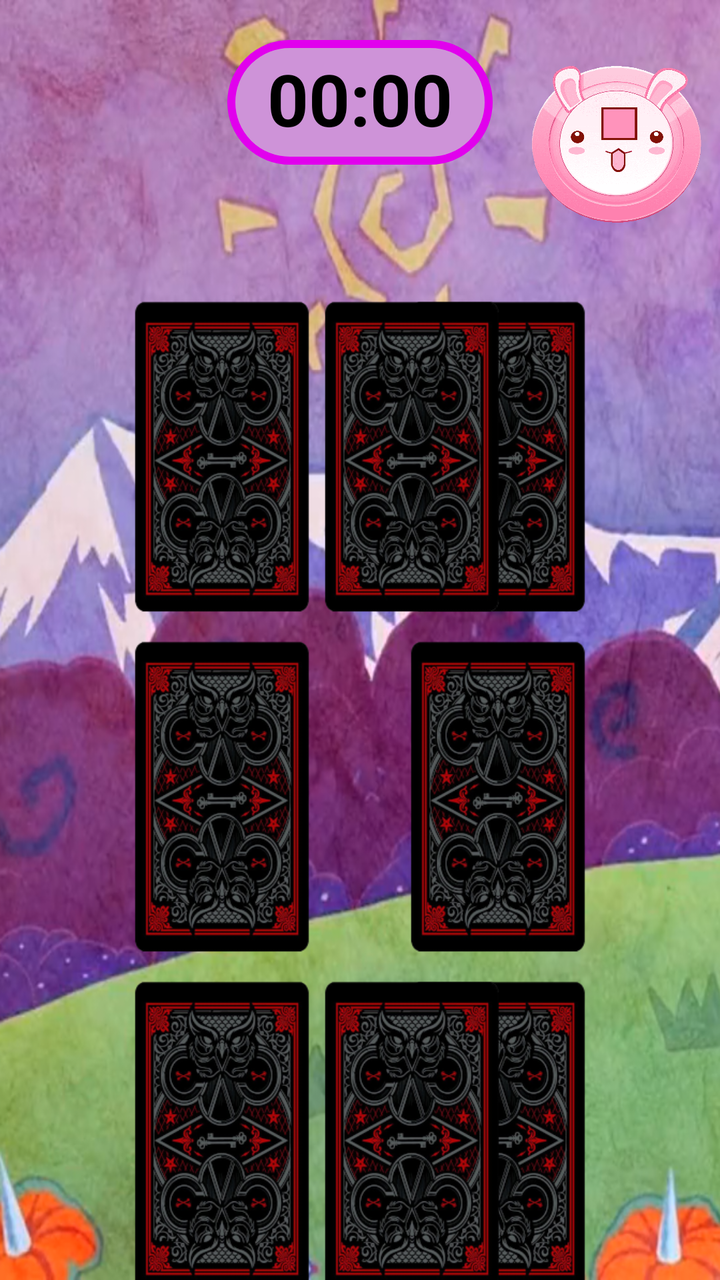
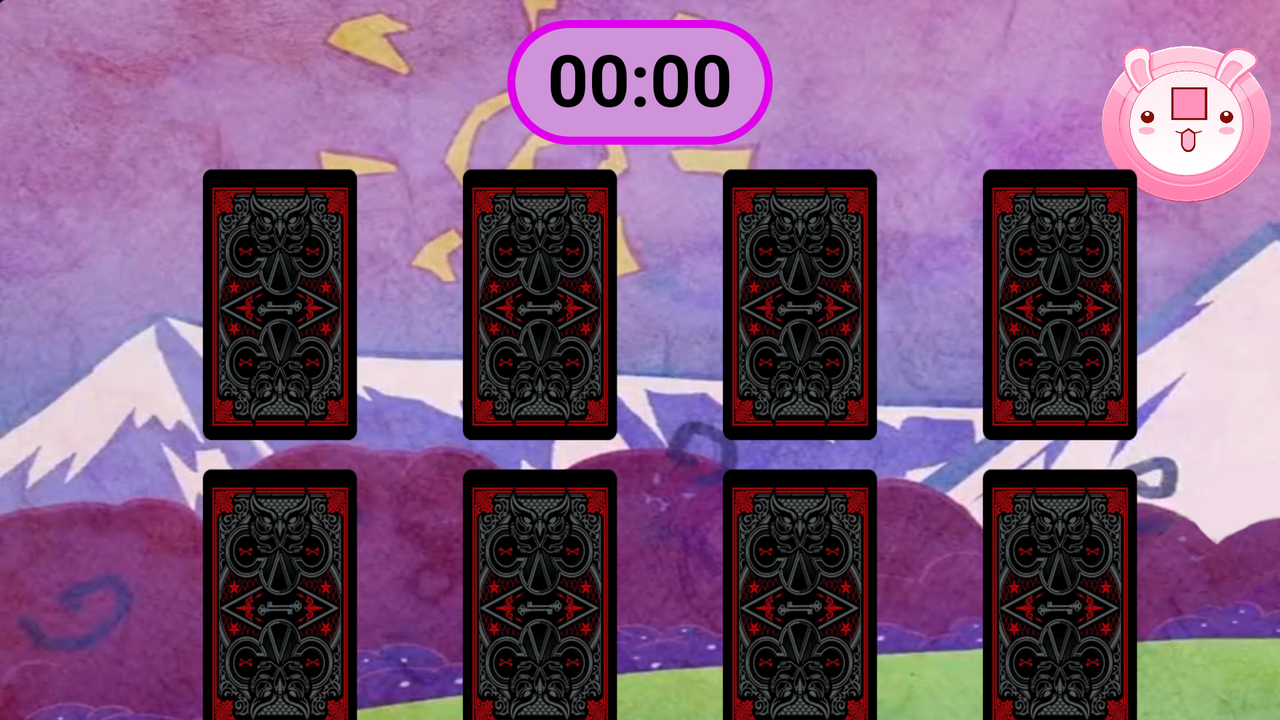

An Android layout and its configuration variant, each rendered on a device that would load it. The default file and the variant file are quoted in full after the pictures.
<!-- AndroidManifest.xml: application theme Theme.SlimeCards -->
<!-- res/layout/activity_medium_game.xml -->
<?xml version = "1.0" encoding = "utf-8"?>
<androidx.constraintlayout.widget.ConstraintLayout

    xmlns:android = "http://schemas.android.com/apk/res/android"
    xmlns:app = "http://schemas.android.com/apk/res-auto"
    xmlns:tools = "http://schemas.android.com/tools"
    tools:context = ".MediumGameActivity"

    android:layout_width = "match_parent"
    android:layout_height = "match_parent"

    android:background = "@drawable/background_game_easy">


    <ImageView
        android:id = "@+id/stopTimeMedium"
        android:layout_width = "100dp"
        android:layout_height = "100dp"

        android:background = "@drawable/chronos_stop"
        android:contentDescription = "@string/description.stop_time"

        app:layout_constraintTop_toTopOf = "parent"
        android:layout_marginTop = "20dp"
        app:layout_constraintStart_toEndOf = "@+id/chronometerMediumLayout"
        android:layout_marginStart = "10dp"
        app:layout_constraintEnd_toEndOf = "parent"/>


    <ImageView
        android:id = "@+id/firstCardMediumFront"
        android:layout_width = "90dp"
        android:layout_height = "160dp"

        android:alpha = "0"

        android:background = "@drawable/blank_card"
        android:contentDescription = "@string/description.card"

        app:layout_constraintTop_toBottomOf = "@+id/chronometerMediumLayout"
        android:layout_marginTop = "66dp"
        app:layout_constraintStart_toStartOf = "parent"
        android:layout_marginStart = "66dp"/>


    <ImageView
        android:id = "@+id/firstCardMediumBack"
        android:layout_width = "90dp"
        android:layout_height = "160dp"

        android:background = "@drawable/cute_slime_backcard"
        android:contentDescription = "@string/description.card"

        app:layout_constraintTop_toBottomOf = "@+id/chronometerMediumLayout"
        android:layout_marginTop = "66dp"
        app:layout_constraintStart_toStartOf = "parent"
        android:layout_marginStart = "66dp"/>


    <ImageView
        android:id = "@+id/secondCardMediumFront"
        android:layout_width = "90dp"
        android:layout_height = "160dp"

        android:alpha = "0"

        android:background = "@drawable/blank_card"
        android:contentDescription = "@string/description.card"

        app:layout_constraintTop_toBottomOf = "@+id/chronometerMediumLayout"
        android:layout_marginTop = "66dp"
        app:layout_constraintEnd_toEndOf = "parent"
        android:layout_marginEnd = "66dp"/>


    <ImageView
        android:id = "@+id/secondCardMediumBack"
        android:layout_width = "90dp"
        android:layout_height = "160dp"

        android:background = "@drawable/cute_slime_backcard"
        android:contentDescription = "@string/description.card"

        app:layout_constraintTop_toBottomOf = "@+id/chronometerMediumLayout"
        android:layout_marginTop = "66dp"
        app:layout_constraintEnd_toEndOf = "parent"
        android:layout_marginEnd = "66dp"/>


    <ImageView
        android:id = "@+id/thirdCardMediumFront"
        android:layout_width = "90dp"
        android:layout_height = "160dp"

        android:alpha = "0"

        android:background = "@drawable/blank_card"
        android:contentDescription = "@string/description.card"

        app:layout_constraintTop_toBottomOf = "@+id/firstCardMediumBack"
        android:layout_marginTop = "10dp"
        app:layout_constraintStart_toStartOf = "parent"
        android:layout_marginStart = "66dp"/>


    <ImageView
        android:id = "@+id/thirdCardMediumBack"
        android:layout_width = "90dp"
        android:layout_height = "160dp"

        android:background = "@drawable/cute_slime_backcard"
        android:contentDescription = "@string/description.card"

        app:layout_constraintTop_toBottomOf = "@+id/firstCardMediumBack"
        android:layout_marginTop = "10dp"
        app:layout_constraintStart_toStartOf = "parent"
        android:layout_marginStart = "66dp"/>


    <ImageView
        android:id = "@+id/fourthCardMediumFront"
        android:layout_width = "90dp"
        android:layout_height = "160dp"

        android:alpha = "0"

        android:background = "@drawable/blank_card"
        android:contentDescription = "@string/description.card"

        app:layout_constraintTop_toBottomOf = "@+id/secondCardMediumBack"
        android:layout_marginTop = "10dp"
        app:layout_constraintEnd_toEndOf = "parent"
        android:layout_marginEnd = "66dp"/>


    <ImageView
        android:id = "@+id/fourthCardMediumBack"
        android:layout_width = "90dp"
        android:layout_height = "160dp"

        android:background = "@drawable/cute_slime_backcard"
        android:contentDescription = "@string/description.card"

        app:layout_constraintTop_toBottomOf = "@+id/secondCardMediumBack"
        android:layout_marginTop = "10dp"
        app:layout_constraintEnd_toEndOf = "parent"
        android:layout_marginEnd = "66dp"/>


    <ImageView
        android:id = "@+id/fifthCardMediumFront"
        android:layout_width = "90dp"
        android:layout_height = "160dp"

        android:alpha = "0"

        android:background = "@drawable/blank_card"
        android:contentDescription = "@string/description.card"

        app:layout_constraintTop_toBottomOf = "@+id/thirdCardMediumBack"
        android:layout_marginTop = "10dp"
        app:layout_constraintStart_toStartOf = "parent"
        android:layout_marginStart = "66dp"/>


    <ImageView
        android:id = "@+id/fifthCardMediumBack"
        android:layout_width = "90dp"
        android:layout_height = "160dp"

        android:background = "@drawable/cute_slime_backcard"
        android:contentDescription = "@string/description.card"

        app:layout_constraintTop_toBottomOf = "@+id/thirdCardMediumBack"
        android:layout_marginTop = "10dp"
        app:layout_constraintStart_toStartOf = "parent"
        android:layout_marginStart = "66dp"/>


    <ImageView
        android:id = "@+id/sixthCardMediumFront"
        android:layout_width = "90dp"
        android:layout_height = "160dp"

        android:alpha = "0"

        android:background = "@drawable/blank_card"
        android:contentDescription = "@string/description.card"

        app:layout_constraintTop_toBottomOf = "@+id/fourthCardMediumBack"
        android:layout_marginTop = "10dp"
        app:layout_constraintEnd_toEndOf = "parent"
        android:layout_marginEnd = "66dp"/>


    <ImageView
        android:id = "@+id/sixthCardMediumBack"
        android:layout_width = "90dp"
        android:layout_height = "160dp"

        android:background = "@drawable/cute_slime_backcard"
        android:contentDescription = "@string/description.card"

        app:layout_constraintTop_toBottomOf = "@+id/fourthCardMediumBack"
        android:layout_marginTop = "10dp"
        app:layout_constraintEnd_toEndOf = "parent"
        android:layout_marginEnd = "66dp"/>


    <ImageView
        android:id = "@+id/seventhCardMediumFront"
        android:layout_width = "90dp"
        android:layout_height = "160dp"

        android:alpha = "0"

        android:background = "@drawable/blank_card"
        android:contentDescription = "@string/description.card"

        app:layout_constraintTop_toTopOf = "@+id/firstCardMediumBack"
        app:layout_constraintStart_toStartOf = "@+id/firstCardMediumBack"
        android:layout_marginStart = "95dp"/>


    <ImageView
        android:id = "@+id/seventhCardMediumBack"
        android:layout_width = "90dp"
        android:layout_height = "160dp"

        android:background = "@drawable/cute_slime_backcard"
        android:contentDescription = "@string/description.card"

        app:layout_constraintTop_toTopOf = "@+id/firstCardMediumBack"
        app:layout_constraintStart_toStartOf = "@+id/firstCardMediumBack"
        android:layout_marginStart = "95dp"/>


    <ImageView
        android:id = "@+id/eighthCardMediumFront"
        android:layout_width = "90dp"
        android:layout_height = "160dp"

        android:alpha = "0"

        android:background = "@drawable/blank_card"
        android:contentDescription = "@string/description.card"

        app:layout_constraintTop_toTopOf = "@+id/fifthCardMediumBack"
        app:layout_constraintStart_toStartOf = "@+id/fifthCardMediumBack"
        android:layout_marginStart = "95dp"/>


    <ImageView
        android:id = "@+id/eighthCardMediumBack"
        android:layout_width = "90dp"
        android:layout_height = "160dp"

        android:background = "@drawable/cute_slime_backcard"
        android:contentDescription = "@string/description.card"

        app:layout_constraintTop_toTopOf = "@+id/fifthCardMediumBack"
        app:layout_constraintStart_toStartOf = "@+id/fifthCardMediumBack"
        android:layout_marginStart = "95dp"/>


    <LinearLayout
        android:id = "@+id/chronometerMediumLayout"
        android:layout_width = "wrap_content"
        android:layout_height = "wrap_content"

        android:orientation = "vertical"
        android:gravity = "center"
        android:background = "@drawable/chronometer_background"

        app:layout_constraintTop_toTopOf = "parent"
        android:layout_marginTop = "20dp"
        app:layout_constraintStart_toStartOf = "parent"
        app:layout_constraintEnd_toEndOf = "parent">


        <Chronometer
            android:id = "@+id/chronometerMedium"
            android:layout_width = "wrap_content"
            android:layout_height = "wrap_content"

            android:textColor = "@color/black"
            android:textStyle = "bold"
            android:textSize = "36sp"

            app:layout_constraintTop_toTopOf = "@+id/chronometerMediumLayout"
            android:paddingTop = "5dp"
            android:paddingBottom = "9dp"
            app:layout_constraintStart_toStartOf = "parent"
            android:paddingStart = "20dp"
            app:layout_constraintEnd_toEndOf = "parent"
            android:paddingEnd = "20dp"/>


    </LinearLayout>


</androidx.constraintlayout.widget.ConstraintLayout>
<!-- resources referenced by this layout -->
<resources>
  <color name="black">#FF000000</color>
  <!-- drawable background_game_easy: png bitmap (drawable, 977335 bytes) -->
  <!-- drawable blank_card: png bitmap (drawable, 23362 bytes) -->
  <!-- drawable chronometer_background (drawable) -->
  <?xml version = "1.0" encoding = "utf-8"?>
  <shape
      xmlns:android = "http://schemas.android.com/apk/res/android"
      android:shape = "rectangle">
      <solid android:color = "@color/readable"/>
      <stroke android:width = "4dp" android:color = "@color/primary"/>
      <corners android:radius = "40dp"/>
  </shape>
  <!-- drawable chronos_stop: png bitmap (drawable, 70530 bytes) -->
  <!-- drawable cute_slime_backcard: png bitmap (drawable, 92625 bytes) -->
  <string name="description.card">A card that can be flipped</string>
  <string name="description.stop_time">Stops the chronometer</string>
  <style name="Theme.SlimeCards" parent="Theme.MaterialComponents.DayNight.NoActionBar">
  
          <item name="colorPrimary">@color/primary</item>
          <item name="colorPrimaryVariant">@color/primary_v2</item>
          <item name="colorOnPrimary">@color/white</item>
  
          <item name="colorSecondary">@color/secondary</item>
          <item name="colorSecondaryVariant">@color/secondary_v2</item>
          <item name="colorOnSecondary">@color/white</item>
  
          <item name="android:statusBarColor" tools:targetApi="l">?attr/colorPrimaryVariant</item>
  
          <item name="android:windowBackground">@color/bitmap</item>
  
      </style>
  <color name="readable">#FFce93d8</color>
  <color name="primary">#FFe100ed</color>
  <color name="primary_v2">#FFaa00ba</color>
  <color name="white">#FFFFFFFF</color>
  <color name="secondary">#FF6A1B9A</color>
  <color name="secondary_v2">#FF38006b</color>
  <color name="bitmap">#00000000</color>
</resources>
<!-- res/layout-land/activity_medium_game.xml (the author's variant of the layout above) -->
<!-- drawn on the phone turned sideways -->
<?xml version = "1.0" encoding = "utf-8"?>
<androidx.constraintlayout.widget.ConstraintLayout

    xmlns:android = "http://schemas.android.com/apk/res/android"
    xmlns:app = "http://schemas.android.com/apk/res-auto"
    xmlns:tools = "http://schemas.android.com/tools"
    tools:context = ".MediumGameActivity"

    android:layout_width = "match_parent"
    android:layout_height = "match_parent"

    android:background = "@drawable/background_landscape_game_easy">


    <ImageView
        android:id = "@+id/stopTimeMedium"
        android:layout_width = "100dp"
        android:layout_height = "100dp"

        android:background = "@drawable/chronos_stop"
        android:contentDescription = "@string/description.stop_time"

        app:layout_constraintTop_toTopOf = "parent"
        android:layout_marginTop = "10dp"
        app:layout_constraintStart_toEndOf = "@+id/chronometerMediumLayout"
        android:layout_marginStart = "160dp"
        app:layout_constraintEnd_toEndOf = "parent"/>


    <ImageView
        android:id = "@+id/firstCardMediumFront"
        android:layout_width = "80dp"
        android:layout_height = "140dp"

        android:alpha = "0"

        android:background = "@drawable/blank_card"
        android:contentDescription = "@string/description.card"

        app:layout_constraintTop_toBottomOf = "@+id/chronometerMediumLayout"
        android:layout_marginTop = "10dp"
        app:layout_constraintStart_toStartOf = "parent"
        android:layout_marginStart = "100dp"/>


    <ImageView
        android:id = "@+id/firstCardMediumBack"
        android:layout_width = "80dp"
        android:layout_height = "140dp"

        android:background = "@drawable/cute_slime_backcard"
        android:contentDescription = "@string/description.card"

        app:layout_constraintTop_toBottomOf = "@+id/chronometerMediumLayout"
        android:layout_marginTop = "10dp"
        app:layout_constraintStart_toStartOf = "parent"
        android:layout_marginStart = "100dp"/>


    <ImageView
        android:id = "@+id/secondCardMediumFront"
        android:layout_width = "80dp"
        android:layout_height = "140dp"

        android:alpha = "0"

        android:background = "@drawable/blank_card"
        android:contentDescription = "@string/description.card"

        app:layout_constraintTop_toTopOf = "@+id/firstCardMediumBack"
        app:layout_constraintStart_toEndOf = "@+id/firstCardMediumBack"
        android:layout_marginStart = "50dp"/>


    <ImageView
        android:id = "@+id/secondCardMediumBack"
        android:layout_width = "80dp"
        android:layout_height = "140dp"

        android:background = "@drawable/cute_slime_backcard"
        android:contentDescription = "@string/description.card"

        app:layout_constraintTop_toTopOf = "@+id/firstCardMediumBack"
        app:layout_constraintStart_toEndOf = "@+id/firstCardMediumBack"
        android:layout_marginStart = "50dp"/>


    <ImageView
        android:id = "@+id/thirdCardMediumFront"
        android:layout_width = "80dp"
        android:layout_height = "140dp"

        android:alpha = "0"

        android:background = "@drawable/blank_card"
        android:contentDescription = "@string/description.card"

        app:layout_constraintTop_toTopOf = "@+id/secondCardMediumBack"
        app:layout_constraintStart_toEndOf = "@+id/secondCardMediumBack"
        android:layout_marginStart = "50dp"/>


    <ImageView
        android:id = "@+id/thirdCardMediumBack"
        android:layout_width = "80dp"
        android:layout_height = "140dp"

        android:background = "@drawable/cute_slime_backcard"
        android:contentDescription = "@string/description.card"

        app:layout_constraintTop_toTopOf = "@+id/secondCardMediumBack"
        app:layout_constraintStart_toEndOf = "@+id/secondCardMediumBack"
        android:layout_marginStart = "50dp"/>


    <ImageView
        android:id = "@+id/fourthCardMediumFront"
        android:layout_width = "80dp"
        android:layout_height = "140dp"

        android:alpha = "0"

        android:background = "@drawable/blank_card"
        android:contentDescription = "@string/description.card"

        app:layout_constraintTop_toTopOf = "@+id/thirdCardMediumBack"
        app:layout_constraintStart_toEndOf = "@+id/thirdCardMediumBack"
        android:layout_marginStart = "50dp"/>


    <ImageView
        android:id = "@+id/fourthCardMediumBack"
        android:layout_width = "80dp"
        android:layout_height = "140dp"

        android:background = "@drawable/cute_slime_backcard"
        android:contentDescription = "@string/description.card"

        app:layout_constraintTop_toTopOf = "@+id/thirdCardMediumBack"
        app:layout_constraintStart_toEndOf = "@+id/thirdCardMediumBack"
        android:layout_marginStart = "50dp"/>


    <ImageView
        android:id = "@+id/fifthCardMediumFront"
        android:layout_width = "80dp"
        android:layout_height = "140dp"

        android:alpha = "0"

        android:background = "@drawable/blank_card"
        android:contentDescription = "@string/description.card"

        app:layout_constraintTop_toBottomOf = "@+id/firstCardMediumFront"
        android:layout_marginTop = "10dp"
        app:layout_constraintStart_toStartOf = "parent"
        android:layout_marginStart = "100dp"/>


    <ImageView
        android:id = "@+id/fifthCardMediumBack"
        android:layout_width = "80dp"
        android:layout_height = "140dp"

        android:background = "@drawable/cute_slime_backcard"
        android:contentDescription = "@string/description.card"

        app:layout_constraintTop_toBottomOf = "@+id/firstCardMediumFront"
        android:layout_marginTop = "10dp"
        app:layout_constraintStart_toStartOf = "parent"
        android:layout_marginStart = "100dp"/>


    <ImageView
        android:id = "@+id/sixthCardMediumFront"
        android:layout_width = "80dp"
        android:layout_height = "140dp"

        android:alpha = "0"

        android:background = "@drawable/blank_card"
        android:contentDescription = "@string/description.card"

        app:layout_constraintTop_toTopOf = "@+id/fifthCardMediumBack"
        app:layout_constraintStart_toEndOf = "@+id/fifthCardMediumBack"
        android:layout_marginStart = "50dp"/>


    <ImageView
        android:id = "@+id/sixthCardMediumBack"
        android:layout_width = "80dp"
        android:layout_height = "140dp"

        android:background = "@drawable/cute_slime_backcard"
        android:contentDescription = "@string/description.card"

        app:layout_constraintTop_toTopOf = "@+id/fifthCardMediumBack"
        app:layout_constraintStart_toEndOf = "@+id/fifthCardMediumBack"
        android:layout_marginStart = "50dp"/>


    <ImageView
        android:id = "@+id/seventhCardMediumFront"
        android:layout_width = "80dp"
        android:layout_height = "140dp"

        android:alpha = "0"

        android:background = "@drawable/blank_card"
        android:contentDescription = "@string/description.card"

        app:layout_constraintTop_toTopOf = "@+id/sixthCardMediumBack"
        app:layout_constraintStart_toEndOf = "@+id/sixthCardMediumBack"
        android:layout_marginStart = "50dp"/>


    <ImageView
        android:id = "@+id/seventhCardMediumBack"
        android:layout_width = "80dp"
        android:layout_height = "140dp"

        android:background = "@drawable/cute_slime_backcard"
        android:contentDescription = "@string/description.card"

        app:layout_constraintTop_toTopOf = "@+id/sixthCardMediumBack"
        app:layout_constraintStart_toEndOf = "@+id/sixthCardMediumBack"
        android:layout_marginStart = "50dp"/>


    <ImageView
        android:id = "@+id/eighthCardMediumFront"
        android:layout_width = "80dp"
        android:layout_height = "140dp"

        android:alpha = "0"

        android:background = "@drawable/blank_card"
        android:contentDescription = "@string/description.card"

        app:layout_constraintTop_toTopOf = "@+id/seventhCardMediumBack"
        app:layout_constraintStart_toEndOf = "@+id/seventhCardMediumBack"
        android:layout_marginStart = "50dp"/>


    <ImageView
        android:id = "@+id/eighthCardMediumBack"
        android:layout_width = "80dp"
        android:layout_height = "140dp"

        android:background = "@drawable/cute_slime_backcard"
        android:contentDescription = "@string/description.card"

        app:layout_constraintTop_toTopOf = "@+id/seventhCardMediumBack"
        app:layout_constraintStart_toEndOf = "@+id/seventhCardMediumBack"
        android:layout_marginStart = "50dp"/>


    <LinearLayout
        android:id = "@+id/chronometerMediumLayout"
        android:layout_width = "wrap_content"
        android:layout_height = "wrap_content"

        android:orientation = "vertical"
        android:gravity = "center"
        android:background = "@drawable/chronometer_background"

        app:layout_constraintTop_toTopOf = "parent"
        android:layout_marginTop = "10dp"
        app:layout_constraintStart_toStartOf = "parent"
        app:layout_constraintEnd_toEndOf = "parent">


        <Chronometer
            android:id = "@+id/chronometerMedium"
            android:layout_width = "wrap_content"
            android:layout_height = "wrap_content"

            android:textColor = "@color/black"
            android:textStyle = "bold"
            android:textSize = "36sp"

            app:layout_constraintTop_toTopOf = "@+id/chronometerMediumLayout"
            android:paddingTop = "5dp"
            android:paddingBottom = "9dp"
            app:layout_constraintStart_toStartOf = "parent"
            android:paddingStart = "20dp"
            app:layout_constraintEnd_toEndOf = "parent"
            android:paddingEnd = "20dp"/>


    </LinearLayout>


</androidx.constraintlayout.widget.ConstraintLayout>
<!-- resources referenced by the variant -->
<!-- as the phone turned sideways resolves them -->
<resources>
  <color name="black">#FF000000</color>
  <!-- drawable background_landscape_game_easy: png bitmap (drawable, 957693 bytes) -->
  <!-- drawable blank_card: png bitmap (drawable, 23362 bytes) -->
  <!-- drawable chronometer_background (drawable) -->
  <?xml version = "1.0" encoding = "utf-8"?>
  <shape
      xmlns:android = "http://schemas.android.com/apk/res/android"
      android:shape = "rectangle">
      <solid android:color = "@color/readable"/>
      <stroke android:width = "4dp" android:color = "@color/primary"/>
      <corners android:radius = "40dp"/>
  </shape>
  <!-- drawable chronos_stop: png bitmap (drawable, 70530 bytes) -->
  <!-- drawable cute_slime_backcard: png bitmap (drawable, 92625 bytes) -->
  <string name="description.card">A card that can be flipped</string>
  <string name="description.stop_time">Stops the chronometer</string>
  <style name="Theme.SlimeCards" parent="Theme.MaterialComponents.DayNight.NoActionBar">
  
          <item name="colorPrimary">@color/primary</item>
          <item name="colorPrimaryVariant">@color/primary_v2</item>
          <item name="colorOnPrimary">@color/white</item>
  
          <item name="colorSecondary">@color/secondary</item>
          <item name="colorSecondaryVariant">@color/secondary_v2</item>
          <item name="colorOnSecondary">@color/white</item>
  
          <item name="android:statusBarColor" tools:targetApi="l">?attr/colorPrimaryVariant</item>
  
          <item name="android:windowBackground">@color/bitmap</item>
  
      </style>
  <color name="readable">#FFce93d8</color>
  <color name="primary">#FFe100ed</color>
  <color name="primary_v2">#FFaa00ba</color>
  <color name="white">#FFFFFFFF</color>
  <color name="secondary">#FF6A1B9A</color>
  <color name="secondary_v2">#FF38006b</color>
  <color name="bitmap">#00000000</color>
</resources>
